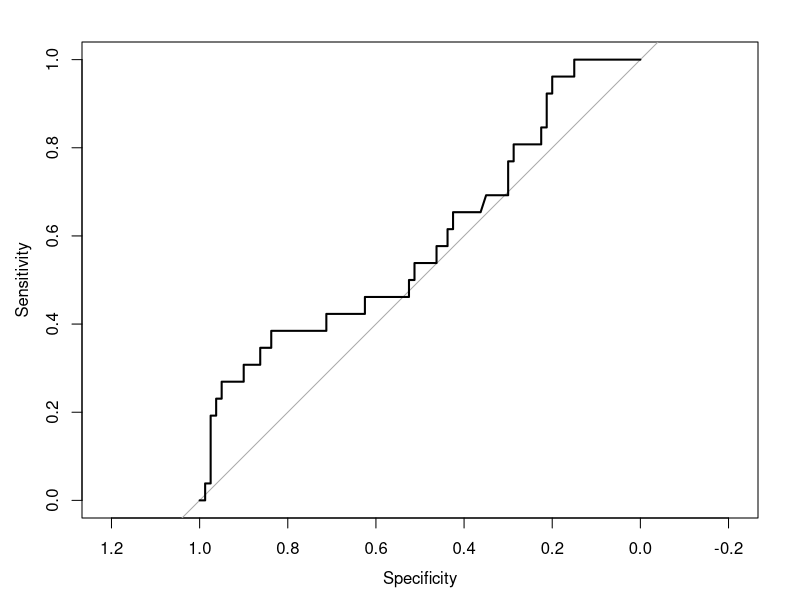
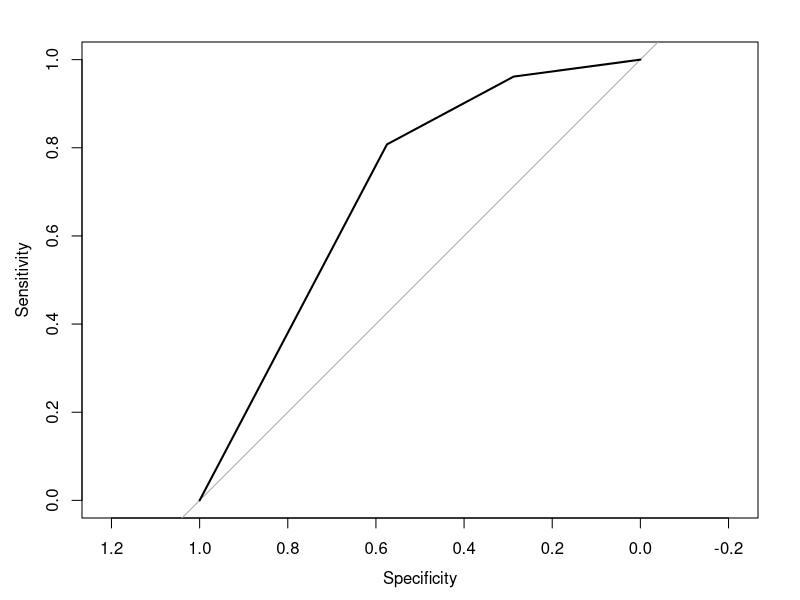
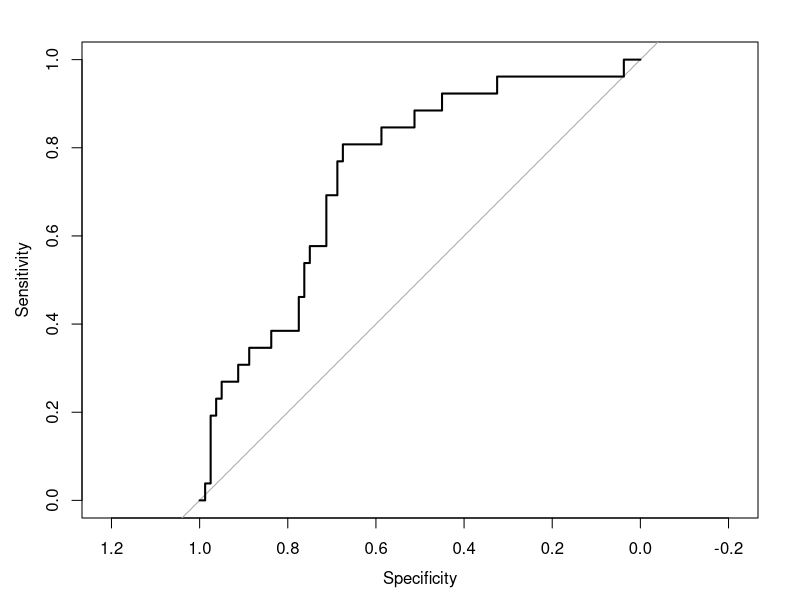
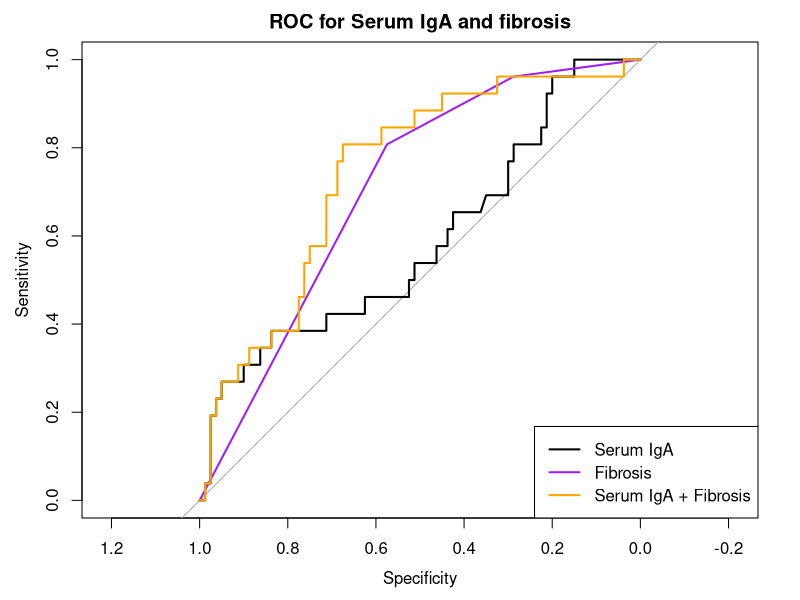

Generate these figures, in order, with R: (Note: this script raises an error after producing the figures.)
###########################################################
#
# analysis Serum cohort
#
##########################################################

save.plots=FALSE

library(ggplot2)
library(dplyr)
library(lubridate)
library(patchwork)
library(survival)
library(survminer)

#set dir
	setwd("C:/my_dir")

#load databases
	IgA.df 	<- read.table(file="data_files/serum_data/serum_cohort.txt", sep="\t", header=T) 

#preprocess data
	{
	#add fibrosis bin F2 = 0; F3 = 1; F4 = 2
		fibrosis.bin <- rep(0, nrow(IgA.df))
		for(i in seq_along(fibrosis.bin)){
			if(IgA.df$Fibrosis[i] == "F2")	 { fibrosis.bin[i] <-0 }
			if(IgA.df$Fibrosis[i] == "F3")	 { fibrosis.bin[i] <-1 }
			if(IgA.df$Fibrosis[i] == "F4")	 { fibrosis.bin[i] <-2 }
		}
		IgA.df$fibrosis.bin <- fibrosis.bin

	#transform censored time in years
		transform.censoredtime= "yes" #"yes" or "no"
		if(transform.censoredtime == "yes"){
			IgA.df$CensoredTime <- (IgA.df$CensoredTime / 365.24)
		}
	
	#add HBV
		IgA.df$HBV <- rep(NA,nrow(IgA.df))
		for(i in 1:nrow(IgA.df)){
			if(IgA.df$Virus[i] == "HBV"){ IgA.df$HBV[i] <- "yes" }
			if(IgA.df$Virus[i] != "HBV"){ IgA.df$HBV[i] <- "no" }
		}
		
	#add HCV
		IgA.df$HCV <- rep(NA,nrow(IgA.df))
		for(i in 1:nrow(IgA.df)){
			if(IgA.df$Virus[i] == "HCV"){ IgA.df$HCV[i] <- "yes" }
			if(IgA.df$Virus[i] != "HCV"){ IgA.df$HCV[i] <- "no" }
		}
		
	#add HBVHVC
		IgA.df$HBVHCV <- rep(NA,nrow(IgA.df))
		for(i in 1:nrow(IgA.df)){
			if(IgA.df$Virus[i] == "HBV HCV"){ IgA.df$HBVHCV[i] <- "yes" }
			if(IgA.df$Virus[i] != "HBV HCV"){ IgA.df$HBVHCV[i] <- "no" }
		}
		
		
	#add HBVDelta
		IgA.df$HBVDelta <- rep(NA,nrow(IgA.df))
		for(i in 1:nrow(IgA.df)){
			if(IgA.df$Virus[i] == "HBV-HDV"){ IgA.df$HBVDelta[i] <- "yes" }
			if(IgA.df$Virus[i] != "HBV-HDV"){ IgA.df$HBVDelta[i] <- "no" }
		}
	}

#patient table
	#number of patients:
		nrow(IgA.df)
	#Age median, IQR 
		quantile(IgA.df$Age)
	#serum IgA, IQR 
		quantile(IgA.df$SerumIgA)
	#follow-up, IQR
		quantile(IgA.df$CensoredTime)
	#HCC number
		sum(IgA.df$BinaryHCC)
		100*table(IgA.df$BinaryHCC)/nrow(IgA.df)
	#Virus
		#HCV
			table(IgA.df$HCV)
			100*table(IgA.df$HCV)/nrow(IgA.df)
		#HBV
			table(IgA.df$HBV)
			100*table(IgA.df$HBV)/nrow(IgA.df)
		#HBV-HCV
			table(IgA.df$HBVHCV)
			100*table(IgA.df$HBVHCV)/nrow(IgA.df)
		#HBV-Delta
			table(IgA.df$HBVDelta)
			100*table(IgA.df$HBVDelta)/nrow(IgA.df)

		#Gender
			table(IgA.df$Gender)
			100*table(IgA.df$Gender)/nrow(IgA.df)
		#Fibrosis
			table(IgA.df$fibrosis.bin)
			100*table(IgA.df$fibrosis.bin)/nrow(IgA.df)
		#Diagnostic
			table(IgA.df$Diagnostic)
			100*table(IgA.df$Diagnostic)/nrow(IgA.df)



# Cox regression analysis 
{		
	#Univariate cox regression
		#Age 
			coxph.result <- coxph(formula = Surv(CensoredTime, BinaryHCC) ~ Age, data = IgA.df, method = "efron", robust = F)
			summary(coxph.result)
			wald.score.age 	<- as.numeric(coxph.result$wald.test) #wald test score
			wald.p.age 		<- as.numeric(summary(coxph.result)$waldtest[3]) #wald test score p
			
		#Serum IgA
			coxph.result <- coxph(formula = Surv(CensoredTime, BinaryHCC) ~ SerumIgA, data = IgA.df, method = "efron", robust = F)
			summary(coxph.result)
			wald.score.serumIgA 	<- as.numeric(coxph.result$wald.test) #wald test score
			wald.p.serumIgA 		<- as.numeric(summary(coxph.result)$waldtest[3]) #wald test score p

		#Fibrosis coxph
			coxph.result <- coxph(formula = Surv(CensoredTime, BinaryHCC) ~ fibrosis.bin, data = IgA.df, method = "efron", robust = F)
			summary(coxph.result)
			wald.score.fibrosis 	<- as.numeric(coxph.result$wald.test) #wald test score
			wald.p.fibrosis 		<- as.numeric(summary(coxph.result)$waldtest[3]) #wald test score p
		
		#HIV
			coxph.result <- coxph(formula = Surv(CensoredTime, BinaryHCC) ~ HIV, data = IgA.df, method = "efron", robust = F)
			summary(coxph.result)
			wald.score.HIV 	<- as.numeric(coxph.result$wald.test) #wald test score
			wald.p.HIV 		<- as.numeric(summary(coxph.result)$waldtest[3]) #wald test score p

		#HCV
			coxph.result <- coxph(formula = Surv(CensoredTime, BinaryHCC) ~ HCV, data = IgA.df, method = "efron", robust = F)
			summary(coxph.result)
			wald.score.HCV 	<- as.numeric(coxph.result$wald.test) #wald test score
			wald.p.HCV 		<- as.numeric(summary(coxph.result)$waldtest[3]) #wald test score p
	
		#HBV
			coxph.result <- coxph(formula = Surv(CensoredTime, BinaryHCC) ~ HBV, data = IgA.df, method = "efron", robust = F)
			summary(coxph.result)
			wald.score.HBV 	<- as.numeric(coxph.result$wald.test) #wald test score
			wald.p.HBV 		<- as.numeric(summary(coxph.result)$waldtest[3]) #wald test score p
	
		#HBV-HCV
			coxph.result <- coxph(formula = Surv(CensoredTime, BinaryHCC) ~ HBVHCV, data = IgA.df, method = "efron", robust = F)
			summary(coxph.result)
			wald.score.HBVHCV 	<- as.numeric(coxph.result$wald.test) #wald test score
			wald.p.HBVHCV 		<- as.numeric(summary(coxph.result)$waldtest[3]) #wald test score p
	
		#HBV-delta
			coxph.result <- coxph(formula = Surv(CensoredTime, BinaryHCC) ~ HBVDelta, data = IgA.df, method = "efron", robust = F)
			summary(coxph.result)
			wald.score.HBVDelta 	<- as.numeric(coxph.result$wald.test) #wald test score
			wald.p.HBVDelta 		<- as.numeric(summary(coxph.result)$waldtest[3]) #wald test score p
	
		#Gender
			coxph.result <- coxph(formula = Surv(CensoredTime, BinaryHCC) ~ Gender, data = IgA.df, method = "efron", robust = F)
			summary(coxph.result)
			wald.score.gender 	<- as.numeric(coxph.result$wald.test) #wald test score
			wald.p.gender 		<- as.numeric(summary(coxph.result)$waldtest[3]) #wald test score p
			
			#Create bar graph for Univariate Wald test scores
				library(ggplot2)
				data <- data.frame(
				Variable = c("Gender", "HBV", "HCV", "HBV-HDV", "HIV", "Age", "Fibrosis",  "Serum IgA"),
				Wald_Test_Score = c(wald.score.gender, wald.score.HBV, wald.score.HCV, wald.score.HBVDelta, wald.score.HIV, wald.score.age, wald.score.fibrosis,  wald.score.serumIgA),
				Wald_Test_P = c(wald.p.gender, wald.p.HBV, wald.p.HCV, wald.p.HBVDelta, wald.p.HIV, wald.p.age, wald.p.fibrosis,  wald.p.serumIgA)
				)
				data$P_value_label <- ifelse(data$Wald_Test_P >= 0.05, "NS", round(data$Wald_Test_P,6))
				
			# Create the bar chart HORIZONTAL
				data$Variable <- factor(data$Variable, levels = rev(data$Variable))
				p=ggplot(data, aes(x = Wald_Test_Score, y = Variable)) +
					geom_bar(stat = "identity", fill = "lightgrey", color = "black", width=0.8) +
					#geom_text(aes(label = P_value_label, x = Wald_Test_Score + 0.2),hjust = 0, size = 8, color = "black")+
					geom_text(aes(label = P_value_label, x = Wald_Test_Score + 2))+
					labs(title = NULL, x = "Wald Test Score (univariate)", y = NULL) +
					theme_classic() +
					theme(
						axis.title.x = element_text(size = 12, color="black"),
						axis.text.x = element_text(size = 12, color="black"),
						axis.text.y = element_text(size = 12, color="black"),
						plot.title = element_text(size = 12, color="black", hjust = 0.5)
					) +	
					scale_x_continuous(limits = c(0, max(data$Wald_Test_Score)+5), expand = c(0, 0))  # Ensure bars start at the origin
					#scale_x_continuous(expand = c(0, 0))  # Ensure bars start at the origin
				p
					if(save.plots==TRUE){  ggsave(p, file= "output/plots/wald_score_univariate_F2F3F4.tiff", width = 5, height=2)	}	
					if(save.plots==TRUE){  ggsave(p, file= "output/plots/wald_score_univariate_F2F3F4_large.tiff", width = 4, height=4)	}	
					
	#Multivariate cox regression
		#SerumIgA + Age + Fibrosis coxph
			coxph.result <- coxph(formula = Surv(CensoredTime, BinaryHCC) ~ SerumIgA + Age + fibrosis.bin, data = IgA.df, method = "efron", robust = F)
			summary(coxph.result)
		
		#SerumIgA + Fibrosis coxph
			coxph.result <- coxph(formula = Surv(CensoredTime, BinaryHCC) ~ SerumIgA + fibrosis.bin, data = IgA.df, method = "efron", robust = F)
			summary(coxph.result)
			summary(coxph.result)$waldtest[3]
}


#Akaike Information Criterion 
	coxph.result <- coxph(formula = Surv(CensoredTime, BinaryHCC) ~ fibrosis.bin, data = IgA.df, method = "efron", robust = F)
	coxph.result ;AIC(coxph.result)
	coxph.result <- coxph(formula = Surv(CensoredTime, BinaryHCC) ~ fibrosis.bin + SerumIgA  , data = IgA.df, method = "efron", robust = F)
	coxph.result ;AIC(coxph.result)
	
	
#AUROC
	library(pROC)
	
	#Single AUROCs
		#1. Serum IgA 
			roc.IgA <- roc(IgA.df$BinaryHCC, IgA.df$SerumIgA)
			auc(roc.IgA)
			plot(roc.IgA)		
		
		#2. Fibrosis.bin
			roc.fibrosis <- roc(IgA.df$BinaryHCC, IgA.df$fibrosis.bin)
			auc(roc.fibrosis)
			plot(roc.fibrosis)			
		
	
	#Combined AUROCs
		#Serum IgA + Fibrosis.bin
			coxph.result <- coxph(formula = Surv(CensoredTime, BinaryHCC) ~ SerumIgA + fibrosis.bin  , data = IgA.df, method = "efron", robust = F)
			prediction <- predict(coxph.result)
			category <- IgA.df$BinaryHCC
			roc.sf <- roc(category, prediction)
			auc(roc.sf)
			plot(roc.sf)		


		# Plotting both ROC curves on the same plot
			plot(roc.IgA, col = "black", main = "ROC for Serum IgA and fibrosis")
			plot(roc.fibrosis, col = "purple", add = TRUE)
			plot(roc.sf, col = "orange", add = TRUE)
			# Adding legend
			legend("bottomright", legend = c("Serum IgA", "Fibrosis", "Serum IgA + Fibrosis"), col = c("black", "purple", "orange"), lwd = 2)

		#manual ROC cutoffs for IgA
			ROC.df <- IgA.df[order(IgA.df$SerumIgA),][,colnames(IgA.df) %in% c("SerumIgA","BinaryHCC")]
			n.events <- sum(ROC.df$BinaryHCC)
	
			for (i in 1:nrow(ROC.df)){
				ROC.df$IgAHCC[i] <- sum(ROC.df[ROC.df$SerumIgA == ROC.df$SerumIgA[i],]$BinaryHCC)
			}
			
			ROC.df <- ROC.df[!duplicated(as.numeric(ROC.df$SerumIgA)),] #remove duplicate values
			roc.result <- roc(IgA.df$BinaryHCC, IgA.df$SerumIgA) #roc(category,predictor)
			
			AUROC.table <- cbind(rbind(rep(0,2),ROC.df),roc.result$sensitivities,roc.result$specificities)
			AUROC.table
			
			
#Create Kaplan Meier curves Serum IgA only
	#set new cutoff serum IgA, cutoffs based on AUROC curves 
		cutofflow = 150 #serumIgA cutoff, lower or equal than this is low SerumIgACls
		cutoffhigh = 400 #serumIgA cutoff, higher or equal than this is high SerumIgACls 
		
	#add stratification to data 
		status <- rep(0, nrow(IgA.df))
		SerumIgACls <- rep(NA, nrow(IgA.df))
			for(i in 1:nrow(IgA.df)){ if(IgA.df$SerumIgA[i] >= cutoffhigh){ SerumIgACls[i] <- "high" }}
			for(i in 1:nrow(IgA.df)){ if(IgA.df$SerumIgA[i] <= cutofflow){ SerumIgACls[i] <- "low" }}
			for(i in 1:nrow(IgA.df)){ if(IgA.df$SerumIgA[i] < cutoffhigh & IgA.df$SerumIgA[i] > cutofflow){ SerumIgACls[i] <- "intermediate" }}
		IgA.df$SerumIgACls <- SerumIgACls

	#read clinical data		  
		km.df <- cbind(IgA.df$BinaryHCC, IgA.df$CensoredTime, IgA.df$SerumIgACls)
		colnames(km.df) <- c("HCC","time","SerumIgA")
		km.df <- as.data.frame(km.df)
	
		set.time  = "time"    #column name of time
		set.event = "HCC"   #column name 
		
	#run survfit
		survfit.result       				<- survfit(Surv(as.numeric(get(set.time)), as.numeric(get(set.event))) ~ SerumIgA, data = km.df)
		survfit.intermediate.removed.result	<- survfit(Surv(as.numeric(get(set.time)), as.numeric(get(set.event))) ~ SerumIgA, data = km.df[which(km.df$SerumIgA != "intermediate"),])
		survfit.low.removed.result			<- survfit(Surv(as.numeric(get(set.time)), as.numeric(get(set.event))) ~ SerumIgA, data = km.df[which(km.df$SerumIgA != "low"),])
		survfit.high.removed.result			<- survfit(Surv(as.numeric(get(set.time)), as.numeric(get(set.event))) ~ SerumIgA, data = km.df[which(km.df$SerumIgA != "high"),])

	#create truncated Kaplan Meier curve when patients at risk drops below 10% for visualization purpose (not for p-value!)
		#store p-values
			p.pairwise 			<- pairwise_survdiff(Surv(as.numeric(get(set.time)), as.numeric(get(set.event))) ~ SerumIgA, data = km.df, p.adjust.method = "none")
			pval.low.vs.high 	<- signif(surv_pvalue(survfit.intermediate.removed.result)$pval ,3)
			pval.int.vs.high 	<- signif(surv_pvalue(survfit.low.removed.result)$pval ,3)
			pval.low.vs.int 	<- signif(surv_pvalue(survfit.high.removed.result)$pval ,3)

		#settings
			cutoff.at.risk.percentage = 10 #set percentage to cut eg. 'cutoff.at.risk = 10' for 10%
			#set.event = "HCC_event" #set event to find 10% at risk
		
		#calculate time for cutoff 
			km.truncate.df <-km.df
			km.truncate.df$all <- rep("all", nrow(km.df))
			km.truncate.df[,colnames(km.truncate.df) %in% set.event] <- rep(1,nrow(km.truncate.df))
			
			survfit.truncate <- survfit(Surv(as.numeric(get(set.time)), as.numeric(get(set.event))) ~ all, data = km.truncate.df)
			summary(survfit.truncate) #show at time and risk table
		
			n.at.risk <- max(summary(survfit.truncate)$n.risk)
			n.at.risk.cutoff <- ceiling((n.at.risk/100)*cutoff.at.risk.percentage)
			cutoff.time.x.axis <- min(summary(survfit.truncate)$time[which(summary(survfit.truncate)$n.risk <= n.at.risk.cutoff)])
				{
					print(paste(n.at.risk,"patients in kaplan meier curve"))
					print(paste("This algorithm will cut off the kaplan meier curve when less than",cutoff.at.risk.percentage,"% of patients are at risk."))
					print(paste("This KM curve will be cut when less than",n.at.risk.cutoff,"patients are at risk."))
					print(paste("This KM curve will be cut at timepoint",cutoff.time.x.axis))
				}
	
				p=ggsurvplot(survfit.result,
					fun= "event",
					pval = paste0("high VS low p=",pval.low.vs.high,"\n", "high VS int. p=",pval.int.vs.high,"\n" , "int. VS low p=",pval.low.vs.int ),   
					pval.coord = c(0,0.50), 
					pval.size=7,
					conf.int = FALSE,
					risk.table = TRUE, risk.table.fontsize=6,
					risk.table.height=0.3,
					risk.table.y.text = TRUE,
					font.x=20,
					font.y=20,
					font.tickslab=20,
					palette = c("tomato", "darkgrey","mediumblue"),
					xlim = c(0,cutoff.time.x.axis), 
					break.time.by=3,
					legend = 'none',
					xlab="Time (years)",
					ylab="HCC incidence"
					)
					p$table <- p$table + 
							theme(axis.text.x = element_text(size = 20)) +
							theme(axis.title.x = element_text(size = 20)) +
							theme(axis.title.y = element_text(size = 20)) + 
							ylab("HCC risk") + 
							scale_y_discrete(labels=c('low', 'int.', 'high'))
					p$plot <- p$plot + geom_vline(xintercept = cutoff.time.x.axis, linetype = "dashed", color = "red", size = 1)# Modify the main plot to include a vertical line
				p
				if(save.plots==TRUE){  tiff('output/plots/KM_serumIgA_n106.tiff', units="in", width=5, height=7, res=300, compression = 'lzw');print(p);dev.off()  }
	
				p=ggsurvplot(survfit.result,
					fun= "event",
					#pval = paste0("high VS low p=",pval.low.vs.high,"\n", "high VS int. p=",pval.int.vs.high,"\n" , "int. VS low p=",pval.low.vs.int ),   
					#pval.coord = c(0,0.90), 
					#pval.size=7,
					conf.int = FALSE,
					risk.table = TRUE, risk.table.fontsize=6,
					risk.table.height=0.3,
					risk.table.y.text = TRUE,
					font.x=20,
					font.y=20,
					font.tickslab=20,
					palette = c("tomato", "darkgrey","mediumblue"),
					xlim = c(0,cutoff.time.x.axis), 
					break.time.by=3,
					legend = 'none',
					xlab="Time (years)",
					ylab="HCC incidence"
					)
					p$table <- p$table + 
							theme(axis.text.x = element_text(size = 20)) +
							theme(axis.title.x = element_text(size = 20)) +
							theme(axis.title.y = element_text(size = 20)) + 
							ylab("HCC risk") + 
							scale_y_discrete(labels=c('low', 'int.', 'high'))
				p
				if(save.plots==TRUE){  tiff('output/plots/KM_serumIgA_noP_n106.tiff', units="in", width=5, height=7, res=300, compression = 'lzw');print(p);dev.off()  }
	
	#FIND HCC INCIDENCE AT 3 YEARS
		summary(survfit.result, 3)
	



